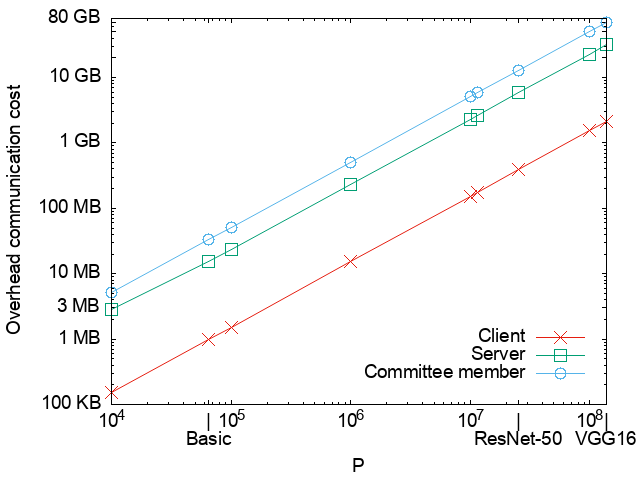

Recreate this plot in gnuplot.
set terminal png font "Helvetica,14" 
set output "online_comm_c15_n500.png"
set datafile sep ','
set key bottom right Right offset 0, 1
set xlabel "P" offset 0, -1
set ylabel "Overhead communication cost"
set ytics add ("100 KB" 0.1)
set ytics add ("1 MB" 1)
set ytics add ("3 MB" 3)
set ytics add ("10 MB" 10)
set ytics add ("100 MB" 100)
set ytics add ("1 GB" 1000)
set ytics add ("10 GB" 10000)
set ytics add ("" 20000)
set ytics add ("" 50000)
set ytics add ("80 GB" 80000)
set xtics add ("10^4" 10000)
set xtics add ("|\nBasic" 64811)
set xtics add ("10^5" 100000)
set xtics add ("10^6" 1000000)
set xtics add ("10^7" 10000000)
# set xtics add ("|\nResNet-18" 11511784)
set xtics add ("|\nResNet-50" 25557032)
set xtics add ("10^8" 100000000)
set xtics add ("|\nVGG16" 138357544)
set log y
set log x
# set xtics rotate by 90 right

# x=p, for committee_size=10 and p=100
plot [9999:138357545][:80001] '../online_comm/online_comm.csv' every ::252::260 using 3:($4-$7) title 'Client' with linespoints pt 2 ps 2 lc 7, \
             '../online_comm/online_comm.csv' every ::252::260 using 3:($5-$8) title 'Server' with linespoints pt 4 ps 2 lc 2, \
             '../online_comm/online_comm.csv' every ::252::260 using 3:6 title 'Committee member' with linespoints pt 6 ps 2 lc 3
